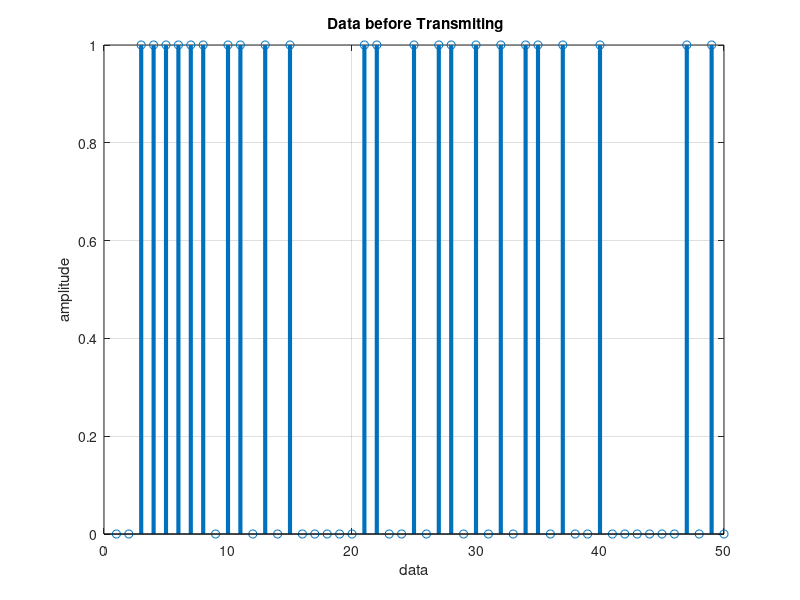

Write MATLAB code to recreate this figure. (Note: this script raises an error after producing the figure.)
clc;
clear all;
close all;

cnt=0;
%data=[0 1 0 1 1 1 0 1 1 1 1 1 0 1]; % information must be of even bit
data = randn(50,1);
for i=1:length(data)
    if data(i)<=0
        data(i)=0;
        %disp("data is: "+data(i));
    elseif data(i)>0
        data(i)=1;
    end
end
%Number_of_bit=1024;
%data=randint(Number_of_bit,1);
figure(1)
stem(data, 'linewidth',3), grid on;
title('  Data before Transmiting ');
xlabel("data");
ylabel("amplitude");
axis([ 0 length(data) 0 1]);
data_NRZ=2*data-1; % Data Represented at NRZ form for QPSK modulation
s_p_data=reshape(data_NRZ,2,length(data)/2);  % S/P convertion of data
br=10.^6; %Let us transmission bit rate  1000000
f=br; % minimum carrier frequency
T=1/br; % bit duration
t=T/99:T/99:T; % Time vector for one bit information

% XXXXXXXXXXXXXXXXXXXXXXX QPSK modulation  XXXXXXXXXXXXXXXXXXXXXXXXXXXXXXXXX
y=[];
y_in=[];
y_qd=[];
y_noise = [];

for i=1:length(data)/2
    y1=s_p_data(1,i)*cos(2*pi*f*t); % inphase component
    %disp("size of y1: "+size(t));
    y2=s_p_data(2,i)*sin(2*pi*f*t) ;% Quadrature component
    y_in=[y_in y1]; % inphase signal vector
    y_qd=[y_qd y2]; %quadrature signal vector
    noise = awgn(i,0,'measured');%s_p_data(1,i)*(sin(2*pi*f*t)+randn(1,99));%((sqrt(0.1)*(randn(1,99)+randn(1,99)))); %noise component
    %disp("size of noise is: "+size(noise));
    y_noise = [y_noise noise]; % noise vector
    y=[y y1+y2+noise]; % modulated signal vector
    %disp(y);
end

disp("size of the noise"+size(y_noise));
Tx_sig=y; % transmitting signal after modulation
tt=T/99:T/99:(T*length(data))/2;
figure(2)
disp("size of tt: "+size(tt));

subplot(4,1,1);
plot(tt,y_in,'linewidth',3), grid on;
title(' wave form for inphase component in QPSK modulation ');
xlabel('time(sec)');
ylabel(' amplitude(volt0)');

subplot(4,1,2);
plot(tt,y_qd,'linewidth',3), grid on;
title(' wave form for Quadrature component in QPSK modulation ');
xlabel('time(sec)');
ylabel(' amplitude(volt0');

subplot(4,1,3);
plot(y_noise,'linewidth',3), grid on;
title(' wave form for noise component in QPSK modulation ');
xlabel('time(sec)');
ylabel(' amplitude(volt0');

subplot(4,1,4);
plot(tt,Tx_sig,'r','linewidth',3), grid on;
title('QPSK modulated signal (sum of inphase and Quadrature phase signal and noise)');
xlabel('time(sec)');
ylabel(' amplitude(volt0');

% XXXXXXXXXXXXXXXXXXXXXXXXXXXX QPSK demodulation XXXXXXXXXXXXXXXXXXXXXXXXXX

Rx_data=[];
Rx_sig=Tx_sig; % Received signal
rx_qd_data=[];
for(i=1:1:length(data)/2)
    %%XXXXXX inphase coherent dector XXXXXXX
    Z_in=Rx_sig((i-1)*length(t)+1:i*length(t)).*cos(2*pi*f*t); 
    % above line indicats multiplication of received & inphase carred signal
    
    Z_in_intg=(trapz(t,Z_in))*(2/T);% integration using trapizodial rule
    if(Z_in_intg>0) % Decession Maker
        Rx_in_data=1;
    else
       Rx_in_data=0; 
    end
    
    %%XXXXXX Quadrature coherent dector XXXXXX
    Z_qd=Rx_sig((i-1)*length(t)+1:i*length(t)).*sin(2*pi*f*t);
    %above line indicat multiplication of received & Quadphase carred signal
    
    Z_qd_intg=(trapz(t,Z_qd))*(2/T);%integration using trapizodial rule
        if (Z_qd_intg>0)% Decession Maker
             Rx_qd_data=1;
        else
            Rx_qd_data=0; 
        end
                
    Rx_data=[Rx_data  Rx_in_data  Rx_qd_data]; % Received Data vector
    rx_qd_data = [rx_qd_data Rx_qd_data];
    
    
end
 disp(Rx_data);
   
disp(length(Rx_data));
for i=1:length(Rx_data)
   if(data(i)~=Rx_data(i))
        cnt = cnt+1;
    end
    disp("data is: "+data(i));
    disp("Receivered data is: "+Rx_data(i));
end%%
figure(3)
stem(Rx_data,'linewidth',2) 
title('Information after Receiveing ');
axis([ 0 length(data) 0 1]), grid on;

disp("cnt is: "+cnt);
disp("len of rx: "+length(Rx_data));
bit_error_probability = (cnt/length(Rx_data));
disp("bit error probabilty is:  "+bit_error_probability);
cnt=0;